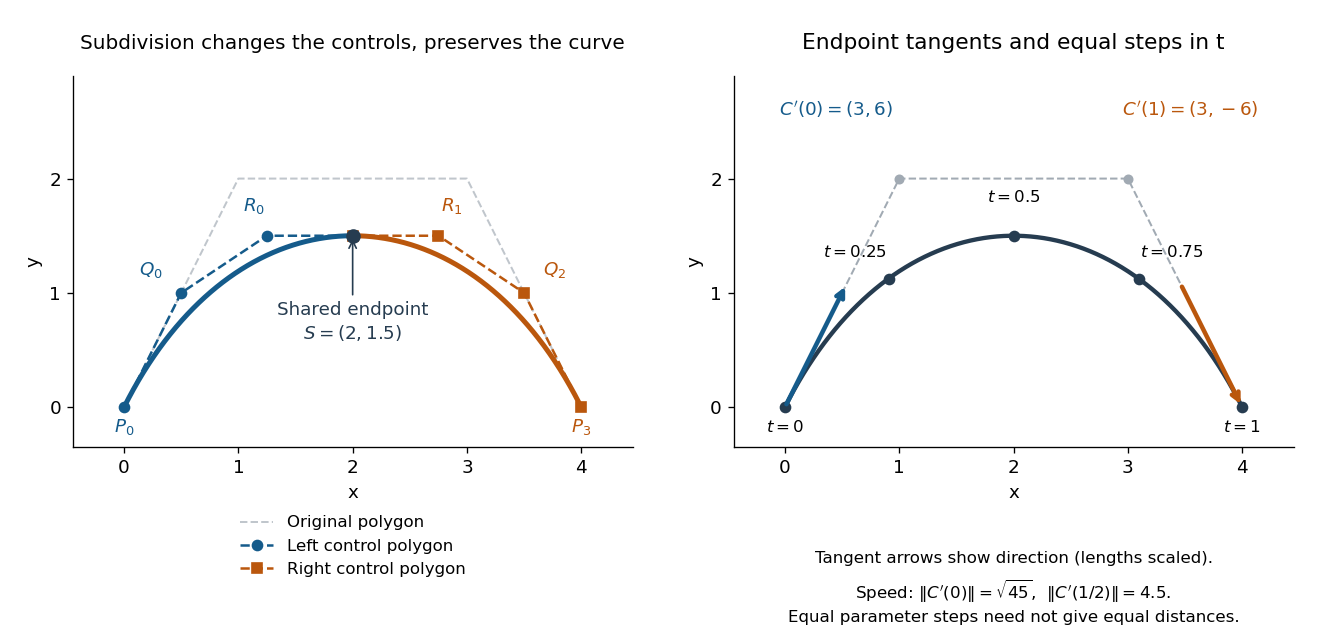

The Python source for this figure:
"""Exact cubic subdivision and tangents; output PNG in the working directory.

Uses the repository's NumPy and Matplotlib dependencies; tested with Python 3.14.4.
"""

from pathlib import Path

import matplotlib

matplotlib.use("Agg")
import matplotlib.pyplot as plt
import numpy as np


def cubic(points, t):
    t = np.asarray(t)
    weights = np.stack(((1 - t) ** 3, 3 * (1 - t) ** 2 * t,
                        3 * (1 - t) * t**2, t**3), axis=-1)
    return weights @ points


def derivative(points, t):
    t = np.asarray(t)
    weights = np.stack(((1 - t) ** 2, 2 * t * (1 - t), t**2), axis=-1)
    return weights @ (3 * np.diff(points, axis=0))


def main():
    points = np.array([[0, 0], [1, 2], [3, 2], [4, 0]], dtype=float)
    q = (points[:-1] + points[1:]) / 2
    r = (q[:-1] + q[1:]) / 2
    s = (r[0] + r[1]) / 2
    left = np.array([points[0], q[0], r[0], s])
    right = np.array([s, r[1], q[2], points[3]])
    np.testing.assert_array_equal(left, [[0, 0], [0.5, 1], [1.25, 1.5], [2, 1.5]])
    np.testing.assert_array_equal(right, [[2, 1.5], [2.75, 1.5], [3.5, 1], [4, 0]])
    u = np.linspace(0, 1, 1001)
    left_error = float(np.max(np.abs(cubic(left, u) - cubic(points, u / 2))))
    right_error = float(np.max(np.abs(cubic(right, u) - cubic(points, (1 + u) / 2))))
    assert left_error < 3e-15 and right_error < 3e-15
    np.testing.assert_allclose(derivative(left, u), derivative(points, u / 2) / 2,
                               rtol=0, atol=3e-15)
    np.testing.assert_allclose(derivative(right, u), derivative(points, (1 + u) / 2) / 2,
                               rtol=0, atol=3e-15)
    np.testing.assert_array_equal(derivative(points, 0), [3, 6])
    np.testing.assert_array_equal(derivative(points, 1), [3, -6])
    np.testing.assert_array_equal(derivative(left, 1), [2.25, 0])
    np.testing.assert_array_equal(derivative(right, 0), [2.25, 0])
    speeds = np.linalg.norm(derivative(points, np.array([0, 0.5])), axis=1)
    np.testing.assert_allclose(speeds, [np.sqrt(45), 4.5], rtol=0, atol=1e-14)
    sample_t = np.linspace(0, 1, 5)
    samples = cubic(points, sample_t)
    chords = np.linalg.norm(np.diff(samples, axis=0), axis=1)
    assert chords[0] > chords[1] + 0.2

    plt.rcParams.update({"font.size": 11, "axes.titlesize": 13,
                         "axes.labelsize": 11, "figure.facecolor": "white",
                         "axes.facecolor": "white"})
    fig, axes = plt.subplots(1, 2, figsize=(11, 5.25), dpi=120)
    blue, orange, dark = "#155b8b", "#ba570d", "#263c50"
    ax = axes[0]
    ax.plot(*points.T, "--", color="#c0c6cc", lw=1.2, label="Original polygon")
    ax.plot(*left.T, "o--", color=blue, lw=1.5, ms=6, label="Left control polygon")
    ax.plot(*right.T, "s--", color=orange, lw=1.5, ms=6, label="Right control polygon")
    ax.plot(*cubic(left, u).T, color=blue, lw=3)
    ax.plot(*cubic(right, u).T, color=orange, lw=3)
    for label, point, offset, color in [
        ("$P_0$", left[0], (0, -15), blue),
        ("$Q_0$", left[1], (-18, 11), blue),
        ("$R_0$", left[2], (-8, 15), blue),
        ("$R_1$", right[1], (8, 15), orange),
        ("$Q_2$", right[2], (18, 11), orange),
        ("$P_3$", right[3], (0, -15), orange),
    ]:
        ax.annotate(label, point, xytext=offset, textcoords="offset points",
                    ha="center", color=color)
    ax.scatter(*s, s=60, color=dark, zorder=5)
    ax.annotate("Shared endpoint\n$S=(2,1.5)$", s, xytext=(2, 0.6),
                ha="center", fontsize=11, color=dark,
                arrowprops={"arrowstyle": "->", "color": dark})
    ax.set_title("Subdivision changes the controls, preserves the curve", fontsize=12, pad=16)
    ax.legend(loc="lower center", bbox_to_anchor=(0.5, -0.39),
              frameon=False, fontsize=10)

    ax = axes[1]
    ax.plot(*points.T, "o--", color="#a1aab3", lw=1.2, ms=5, label="Control polygon")
    ax.plot(*cubic(points, u).T, color=dark, lw=2.6, label="Bézier curve")
    for start, end, color in [
        (points[0], points[0] + 0.18 * derivative(points, 0), blue),
        (points[3] - 0.18 * derivative(points, 1), points[3], orange),
    ]:
        ax.annotate("", end, xytext=start,
                    arrowprops={"arrowstyle": "->", "lw": 2.7, "color": color}, zorder=6)
    ax.scatter(*samples.T, color=dark, s=36, zorder=5)
    for value, point, offset in zip(sample_t, samples,
                                    [(0, -15), (-20, 13), (0, 20), (20, 13), (0, -15)]):
        ax.annotate(f"$t={value:g}$", point, xytext=offset,
                    textcoords="offset points", ha="center", fontsize=10)
    ax.text(0.45, 2.55, "$C'(0)=(3,6)$", color=blue, ha="center")
    ax.text(3.55, 2.55, "$C'(1)=(3,-6)$", color=orange, ha="center")
    ax.set_title("Endpoint tangents and equal steps in t", pad=16)
    ax.text(0.5, -0.28, "Tangent arrows show direction (lengths scaled).\n"
            r"Speed: $\|C'(0)\|=\sqrt{45}$,  $\|C'(1/2)\|=4.5$."
            "\nEqual parameter steps need not give equal distances.",
            transform=ax.transAxes, ha="center", va="top", fontsize=10, linespacing=1.5)
    for ax in axes:
        ax.set(xlim=(-0.45, 4.45), ylim=(-0.35, 2.9), xlabel="x", ylabel="y")
        ax.set_aspect("equal")
        ax.set_xticks(range(5))
        ax.set_yticks([0, 1, 2])
        ax.spines[["top", "right"]].set_visible(False)
    fig.subplots_adjust(left=0.055, right=0.98, top=0.91, bottom=0.26, wspace=0.18)
    output = Path.cwd() / (Path(__file__).stem + ".png")
    fig.savefig(output, facecolor="white", transparent=False)
    plt.close(fig)
    print(f"{output.name}: 1320x630; 1001-point subdivision errors "
          f"left={left_error:.3g}, right={right_error:.3g}; "
          f"endpoint tangents=(3,6),(3,-6); local join tangents=(2.25,0); "
          f"speeds={speeds.tolist()}; sampled chord lengths={chords.tolist()}")


if __name__ == "__main__":
    main()
